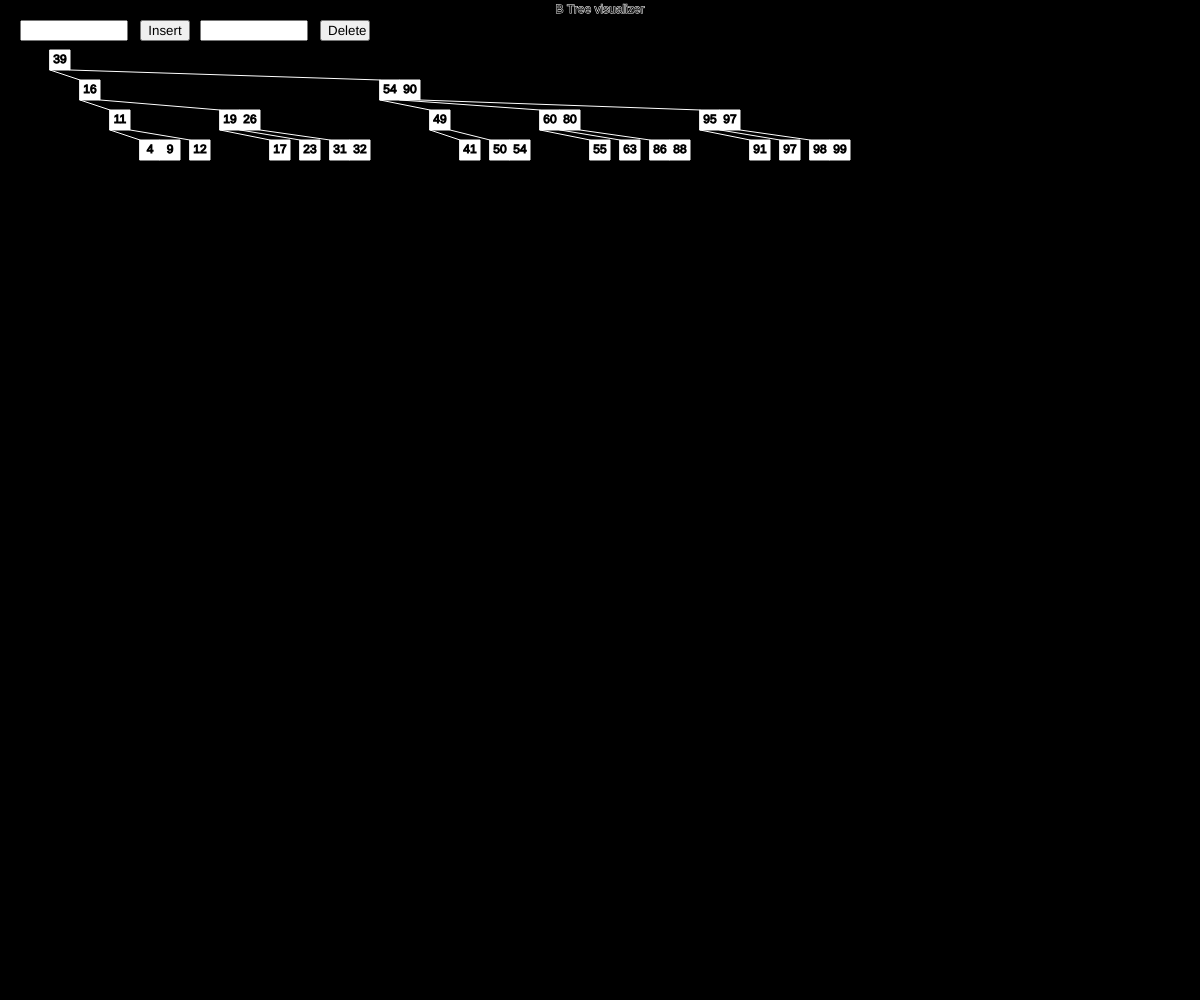
Frame 1 (no input)
Frame 60 (no input): identical to frame 1, image omitted
Frame 120 (the mouse pressed at the canvas centre since frame 60): identical to frame 1, image omitted

The p5.js sketch that drew this single still picture (run headless with seeded random() and noise() and a simulated clock; from frame 60 on, the mouse is pressed at the canvas centre):

// p5.js sketch
// ── sketch.js
/* eslint-disable no-undef */
let tree
let deleteInput
let deleteButton
let insertInput
let insertButton
// eslint-disable-next-line no-unused-vars
function setup () {
  tree = new BTree(3)
  let insertTo = 30
  for (let i = 0; i < insertTo; i++) {
    tree.insert(Math.floor(Math.random() * 100))
  }

  createCanvas(windowWidth, windowHeight)
  background(0)
  textAlign(CENTER, CENTER)
  insertInput = createInput()
  insertInput.position(20, 20)
  insertInput.size(100)
  insertButton = createButton('Insert')
  insertButton.position(140, 20)
  insertButton.size(50)
  insertButton.mousePressed(insertButtonPressed)
  createDeleteInput()
  createDeleteButton()
}

function createDeleteInput () {
  deleteInput = createInput()
  deleteInput.position(200, 20)
  deleteInput.size(100)
}

function createDeleteButton () {
  deleteButton = createButton('Delete')
  deleteButton.size(50)
  deleteButton.position(320, 20)
  deleteButton.mousePressed(deleteButtonPressed)
}

function deleteButtonPressed () {
  const value = parseInt(deleteInput.value())
  if (!Number.isNaN(value)) {
    tree.delete(value)
  }
}

// eslint-disable-next-line no-unused-vars
function draw () {
  background(0)
  stroke(255)
  text('B Tree visualizer', Math.floor(windowWidth / 2), 10)
  tree.draw(50, 50, 20)
}

const insertButtonPressed = () => {
  const value = parseInt(insertInput.value())
  if (!Number.isNaN(value)) {
    var rs = tree.insert(value)
    if (rs) {
      tree.divide(rs.left, rs.right, rs.middle)
    }
  }
}

class BTree {
  constructor (degree, parent) {
    this.degree = degree
    this.parent = parent
    this.values = []
    this.childs = []
  }

  log () {
    console.log(
      JSON.stringify(
        this,
        function (key, val) {
          if (key !== 'parent') return val
        },
        2
      )
    )
  }

  divide (left, right, middle) {
    let i = 0
    while (middle > this.values[i] && i < this.values.length) {
      i += 1
    }
    this.values.splice(i, 0, middle)
    left.parent = this
    right.parent = this
    this.childs[i] = left
    this.childs.splice(i + 1, 0, right)
    if (this.values.length === this.degree) {
      let left = new BTree(this.degree, this)
      let right = new BTree(this.degree, this)
      let middle = Math.floor(this.degree / 2)
      for (i = 0; i < this.values.length; i++) {
        if (i < middle) {
          left.insert(this.values[i])
          this.childs[i].parent = left
          left.childs.push(this.childs[i])
        }

        if (i === middle) {
          this.childs[i].parent = left
          left.childs.push(this.childs[i])
        }

        if (i > middle) {
          right.insert(this.values[i])
          right.childs.push(this.childs[i])
          this.childs[i].parent = right
        }
      }
      right.childs.push(this.childs[i])
      this.childs[i].parent = right
      middle = this.values[middle]
      if (this.parent) {
        this.parent.divide(left, right, middle)
      } else {
        right.parent = this
        left.parent = this
        this.values = [middle]
        this.childs = [left, right]
      }
    }
  }

  insert (value) {
    let i = 0
    while (value > this.values[i] && i < this.values.length) {
      i += 1
    }

    if (this.childs[i]) {
      this.childs[i].insert(value)
    } else {
      this.values.push(value)
      this.values.sort(function (a, b) {
        return a - b
      })

      if (this.values.length === this.degree) {
        let left = new BTree(this.degree, this)
        let right = new BTree(this.degree, this)
        let middle = Math.floor(this.degree / 2)
        for (i = 0; i < this.values.length; i++) {
          if (i < middle) {
            left.insert(this.values[i])
          }

          if (i > middle) {
            right.insert(this.values[i])
          }
        }
        middle = this.values[middle]
        if (this.parent) {
          this.parent.divide(left, right, middle)
        } else {
          this.values = [middle]
          this.childs = [left, right]
        }
      }
    }
  }

  delete (value) {
    window.alert('Work in progress')
  }

  draw (x, y, size = 10, split = 10) {
    this.values.map((value, index) => {
      const valX = x + index * size
      stroke(255)
      square(valX, y, size)
      stroke(0)
      text(value, valX + size / 2, y + size / 2)
    })

    let currentX = x + size * this.values.length + split
    this.childs.map((child, index) => {
      stroke(255)
      line(x + size * index, y + size, currentX, y + size + split)
      currentX = child.draw(currentX, y + size + split, size, split)
    })

    return currentX
  }
}
